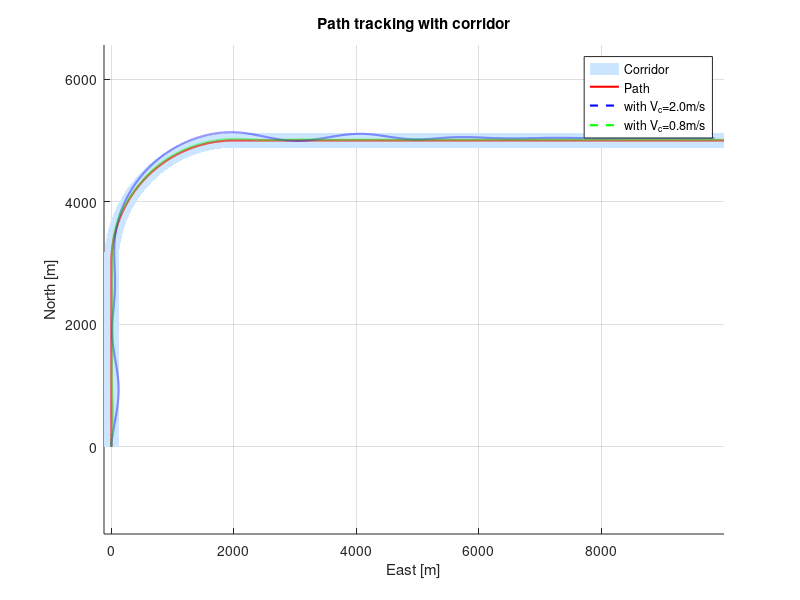
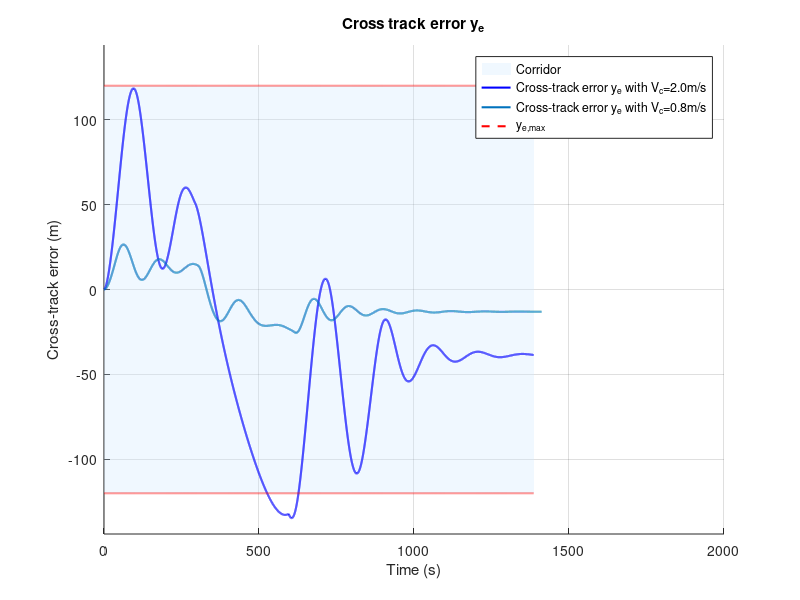
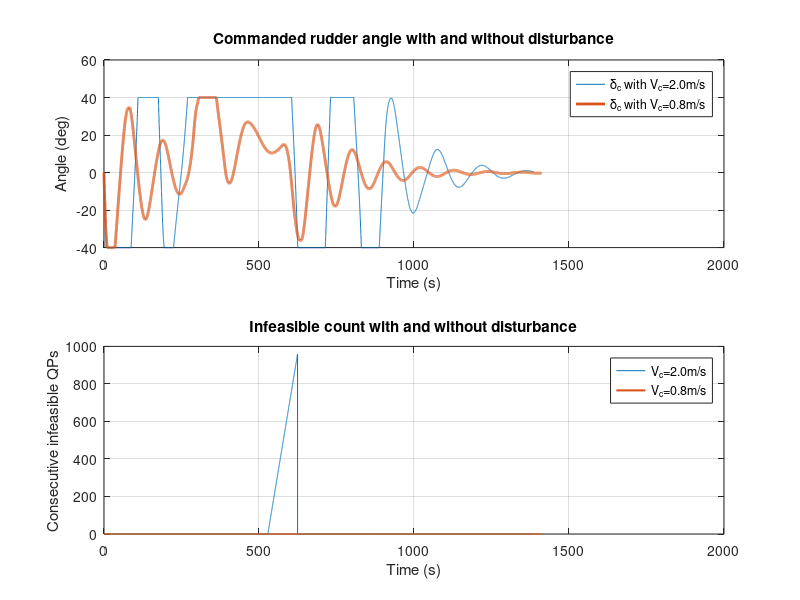

The MATLAB script that drew these images, in order:
clc; clear; close all;

with = load('simdata_MPC_disturbance20.mat');   % loads simdata and t
without = load('simdata_MPC_disturbance08.mat');   % loads simdata and t

t_without = without.t;
t_with    = with.t;

% --- without ---
u_without                = without.simdata(:,1);                 % m/s
v_without                = without.simdata(:,2);                 % m/s
r_without                = without.simdata(:,3);                 % rad/s
r_deg_without            = (180/pi) * r_without;                 % deg/s
x_without                = without.simdata(:,4);                 % m
y_without                = without.simdata(:,5);                 % m
psi_without              = without.simdata(:,6);                 % rad
psi_deg_without          = (180/pi) * psi_without;               % deg
delta_deg_without        = (180/pi) * without.simdata(:,7);      % deg
n_without                = without.simdata(:,8);                 % rpm
n_c_without              = without.simdata(:,10);                % rpm
delta_c_deg_without      = (180/pi) * without.simdata(:,9);      % deg
u_d_without              = without.simdata(:,11);                % m/s
pi_p_without             = without.simdata(:,12);                % rad
pi_p_deg_without         = (180/pi) * pi_p_without;              % deg
x_p_without              = without.simdata(:,13);                % m
y_p_without              = without.simdata(:,14);                % m
y_e_max_without          = without.simdata(:,15);                % m
dx_p_without             = without.simdata(:,16);
dy_p_without             = without.simdata(:,17);
y_e_without              = without.simdata(:,18);                % m
infeasible_count_without = without.simdata(:,19);

% --- with ---
u_with                = with.simdata(:,1);                 % m/s
v_with                = with.simdata(:,2);                 % m/s
r_with                = with.simdata(:,3);                 % rad/s
r_deg_with            = (180/pi) * r_with;                 % deg/s
x_with                = with.simdata(:,4);                 % m
y_with                = with.simdata(:,5);                 % m
psi_with              = with.simdata(:,6);                 % rad
psi_deg_with          = (180/pi) * psi_with;               % deg
delta_deg_with        = (180/pi) * with.simdata(:,7);      % deg
n_with                = with.simdata(:,8);                 % rpm
n_c_with              = with.simdata(:,10);                % rpm
delta_c_deg_with      = (180/pi) * with.simdata(:,9);      % deg
u_d_with              = with.simdata(:,11);                % m/s
pi_p_with             = with.simdata(:,12);                % rad
pi_p_deg_with         = (180/pi) * pi_p_with;              % deg
x_p_with              = with.simdata(:,13);                % m
y_p_with              = with.simdata(:,14);                % m
y_e_max_with          = with.simdata(:,15);                % m
dx_p_with             = with.simdata(:,16);
dy_p_with             = with.simdata(:,17);
y_e_with              = with.simdata(:,18);                % m
infeasible_count_with = with.simdata(:,19);

% corridor boundaries
x_right = x_p_with - y_e_max_with .* dy_p_with;
y_right = y_p_with + y_e_max_with .* dx_p_with;
x_left = x_p_with + y_e_max_with .* dy_p_with;
y_left = y_p_with - y_e_max_with .* dx_p_with;

figure(1); hold on; axis equal; grid on;
fill([y_left; flipud(y_right)], [x_left; flipud(x_right)], ...
    [0.8 0.9 1.0], 'EdgeColor','none', 'DisplayName','Corridor');
plot(y_p_with, x_p_with, 'r-', 'LineWidth',1.5, 'DisplayName','Path')
plot(y_with, x_with, 'b--', 'LineWidth',1.5, 'DisplayName','with V_c=2.0m/s')
plot(y_without, x_without, 'g--', 'LineWidth',1.5, 'DisplayName','with V_c=0.8m/s')
xlabel('East [m]'); ylabel('North [m]');    % Remember x,y is opposide because of NED
title('Path tracking with corridor');
legend;

figure(2); hold on; grid on;
fill([t_with'; flipud(t_with')], [y_e_max_with; flipud(-y_e_max_with)], [0.8 0.9 1.0], ...
    'EdgeColor', 'none', 'FaceAlpha', 0.3, 'DisplayName', 'Corridor');
xlabel('Time (s)'); ylabel('Cross-track error (m)');
plot(t_with, y_e_with, 'b', 'LineWidth', 1.5, 'DisplayName', 'Cross-track error y_e with V_c=2.0m/s');
plot(t_without, y_e_without, '-', 'LineWidth', 1.5, 'DisplayName', 'Cross-track error y_e with V_c=0.8m/s');
plot(t_with, y_e_max_with, 'r--', 'LineWidth', 1.5, 'DisplayName', 'y_{e,max}');
plot(t_with, -y_e_max_with, 'r--', 'LineWidth', 1.5, 'HandleVisibility', 'off');
title('Cross track error y_e');
legend; ylim([-1.2*max(y_e_max_with), 1.2*max(y_e_max_with)]);

figure(3);
subplot(211)
plot(t_with,delta_c_deg_with, t_without,delta_c_deg_without, '-','linewidth',2);
title('Commanded rudder angle with and without disturbance'); xlabel('Time (s)'); ylabel('Angle (deg)');
legend('\delta_c with V_c=2.0m/s','\delta_c with V_c=0.8m/s')
grid on;
subplot(212)
plot(t_with, infeasible_count_with, t_without, infeasible_count_without, '-', 'LineWidth',1.5);
title('Infeasible count with and without disturbance'); xlabel('Time (s)'); ylabel('Consecutive infeasible QPs');
legend('V_c=2.0m/s','V_c=0.8m/s')
grid on;
